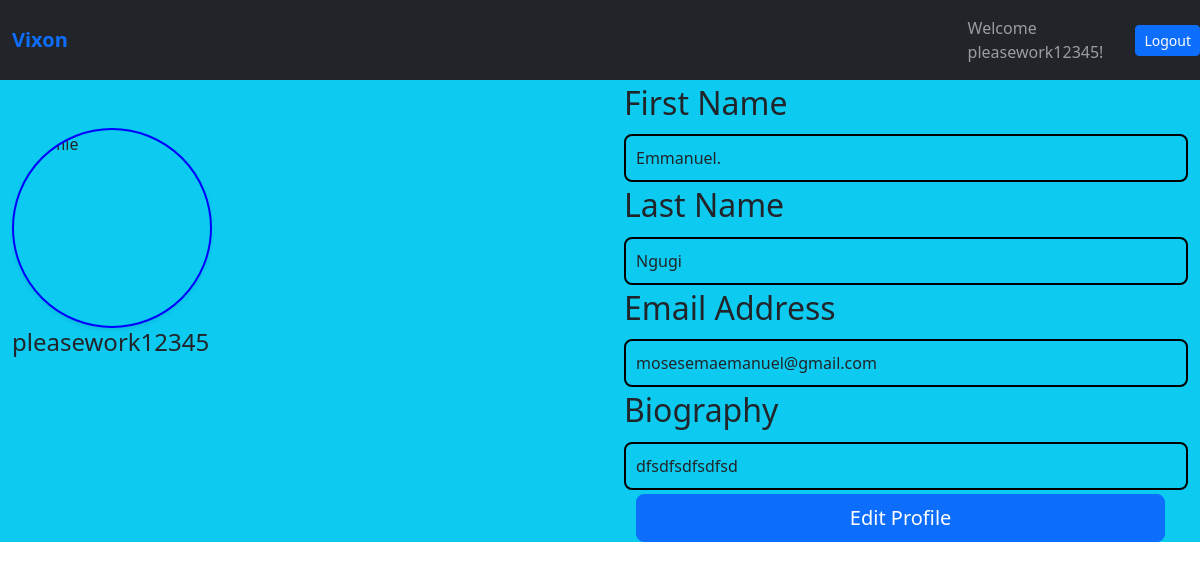
/profile/ (signed in), run on the app's committed database.
### learnedapp/models.py (models this page shows, shortened)
class Members(models.Model):
    user = models.OneToOneField(User, on_delete=models.CASCADE)
    first_name = models.CharField(max_length=50,blank=True,null=True)
    last_name = models.CharField(max_length=50,blank=True,null=True)
    email = models.EmailField(blank=True,null=True)
    bio = models.CharField(max_length=200, blank=True,null=True)

### learnedapp/views.py (the view)
# urls.py: path('profile/', views.profile, name='profile'),
@login_required
def profile(request):
    member, created = Members.objects.get_or_create(user=request.user)
    context = {'member': member}
    return render(request, 'learnedapp/profile.html', context)

### learnedapp/templates/learnedapp/profile.html (shortened to what this page needs)
{% extends 'learnedapp/base.html' %}
{% block content %}
<div class="row h-100">
    <div class="col-lg-6 col-sm-12 bg-info">
        <div class="container-fluid d-flex flex-column">
            <div class="profile_pic mt-1 shadow-sm  mt-5">
                <img src="https://images.unsplash.com/photo-1773753356339-ebdf8d4dada6?w=600&auto=format&fit=crop&q=60&ixlib=rb-4.1.0&ixid=M3wxMjA3fDB8MHxmZWF0dXJlZC1waG90b3MtZmVlZHwxMHx8fGVufDB8fHx8fA%3D%3D" alt="Profile">
            </div>
            <div class="text-start w-100">
        <h4>{{ member.user }}</h4>
        </div>
        </div>
    </div>
    <div class="col-lg-6 col-sm-12 bg-info">
        <div class="container-fluid d-flex flex-column">
            <h2 class="mt-1">First Name</h2>
            <div class="label mt-1">
                {{ member.first_name }}
            </div>
        </div>
        <div class="container-fluid d-flex flex-column">
            <h2 class="mt-1">Last Name</h2>
            <div class="label mt-1">
                {{ member.last_name }}
            </div>
        </div>
        <div class="container-fluid d-flex flex-column">
            <h2 class="mt-1">Email Address</h2>
            <div class="label mt-1">
                {{ member.email }}
            </div>
        </div>
        <div class="container-fluid d-flex flex-column">
            <h2 class="mt-1">Biography</h2>
            <div class="label mt-1">
                {{ member.bio }}
            </div>
        </div>
        <a href="{% url 'update_profile'%}" class="btn btn-lg btn-primary mt-1 mx-4" style="width: 90%;">Edit Profile</a>
    </div>
</div>
{% endblock %}

### learnedapp/templates/learnedapp/base.html (shortened to what this page needs)
{% load static %}
<!DOCTYPE html>
<html lang="en">
<head>
    <link rel="stylesheet" href="{% static 'css/bootstrap.min.css' %}">
</head>
<body>
        <nav class="navbar navbar-expand-lg navbar-dark bg-dark">
  <div class="container">
    <a class="navbar-brand text-primary fw-bold" href="/">Vixon</a>
   </div>
    <div class="ms-auto d-flex align-items-center" style="flex-direction: row;">
        {% if user.is_authenticated %}
            <span class="navbar-text me-3 ">Welcome {{ user.username }}!</span>
            <form action="{% url 'logout' %}" method="POST" style="display: inline;">
                <button type="submit" class="btn btn-sm btn-primary">Logout</button>
            </form>
        </div>
        </nav>
        {% else %}
            <a href="{% url 'login'%}" class="btn btn-sm btn-outline-light me-2">Login</a>
            <a href="{% url 'register' %}" class="btn btn-sm btn-primary">Sign <span>Up</span></a>
        </div>
        </nav>
        {% endif %}
    {% block content %}
    {% endblock %}
</body>
</html>

### learnedapp/templates/learnedapp/profile.html (style rules this page uses)
.profile_pic { border-radius: 50%; object-fit: cover; border: solid 2px blue; width: 200px; height: 200px; overflow: hidden; }
.label { border: solid 2px black; border-radius: 8px; padding: 10px; width: 100%; }

### data on the page
Members: user "pleasework12345", first_name "Emmanuel.", last_name "Ngugi", email "mosesemaemanuel@gmail.com", bio "dfsdfsdfsdfsd"

### other printed values
{{ user.username }} "pleasework12345"
